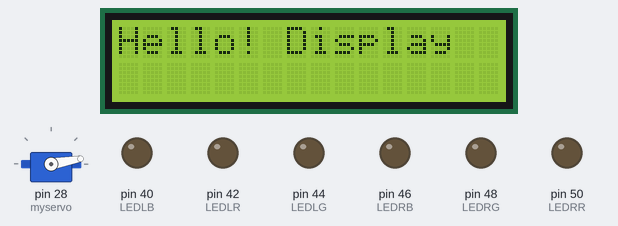
This sketch was run on a simulated Arduino Mega 2560, built with avr-gcc and run on an emulated ATmega2560. On the bench: servo, 16×2 character LCD, output pins drawn as LEDs (lit = HIGH). WiFi joins after 1.5 s; servers stay silent unless stated; uploads are accepted with an empty reply; what the sketch prints to the serial monitor is not drawn. At 5.4 s the program stops and its outputs stay as they are.

Above: at 0.1 s.
At 0.9 s:
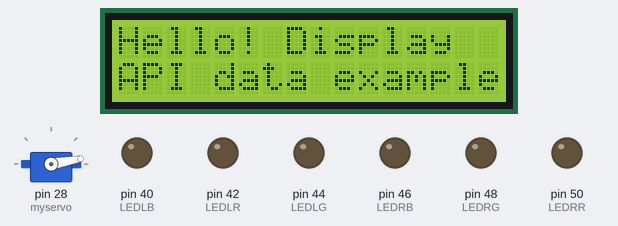
At 3.8 s:
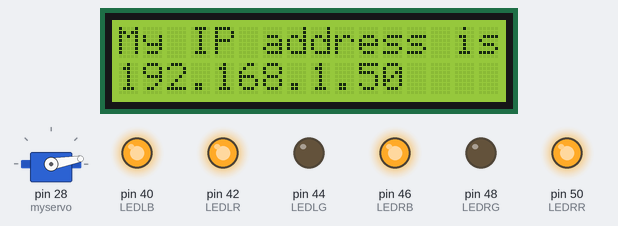
At 5.4 s:
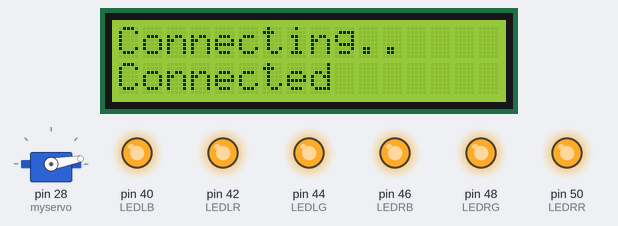

Measured:
- what the display in image 1 shows lasts 2.9 s, from 0.9 s to 3.8 s
- what the display in image 2 shows lasts 1.4 s, from 3.8 s to 5.2 s

The sketch:

feed_alert.ino
```cpp
//ARDUINO 1.0+ ONLY
//ARDUINO 1.0+ ONLY
#include <Ethernet.h>
#include <SPI.h>
#include <LiquidCrystal.h>
#include <Servo.h>

// initialize the 4 bit LCD library with the numbers of the interface pins
LiquidCrystal lcd( 8, 9, 4, 5, 6, 7 );

////////////////////////////////////////////////////////////////////////
//CONFIGURE
////////////////////////////////////////////////////////////////////////
byte server[] = { 192,168,1,1 }; //ip Address of the server you will connect to
//The location to go to on the server
//make sure to keep HTTP/1.0 at the end, this is telling it what type of file it is
String location = "/arduino/redditapi.php HTTP/1.0";
// if need to change the MAC address (Very Rare)
byte mac[] = { 0xDE, 0xAD, 0xBE, 0xEF, 0xFE, 0xED };
////////////////////////////////////////////////////////////////////////
EthernetClient client;
char inString[128]; // string for incoming serial data
int stringPos = 0; // string index counter
boolean startRead = false; // is reading?
String lastValue = "";

Servo myservo;
int servoPos = 10;    // variable to store the servo position

//Top leds
int LEDLR = 42;
int LEDLG = 44;
int LEDLB = 40;
int LEDRR = 50;
int LEDRG = 48;
int LEDRB = 46;
int LEDLstate = HIGH;
int LEDRstate = HIGH;

//timers
long tnow, tnextServo, tnextScroll, tnextConnect, tnextLED = 0;

int alert = 0;

void setup(){

  pinMode(LEDLR, OUTPUT);
  pinMode(LEDLG, OUTPUT);
  pinMode(LEDLB, OUTPUT);
  pinMode(LEDRR, OUTPUT);
  pinMode(LEDRG, OUTPUT);
  pinMode(LEDRB, OUTPUT);

  myservo.attach(28); //11,10,9,6,5,3
  myservo.write(10);
  //myservo.write(80);

  // set up the LCD's number of rows and columns:
  lcd.begin(16, 2);
  lcd.setCursor(0, 0);
  lcd.print("Hello! Display");
  delay (800);
  lcd.setCursor(0, 1);
  lcd.print("API data example");
  delay (1400);

//  Ethernet.begin(mac);

  //check IP address
  if (Ethernet.begin(mac) == 0) {
    lcd.clear();
    lcd.setCursor(0, 0);
    lcd.print("Failed to get IP");
    lcd.setCursor(0, 1);
    lcd.print("Check cable");
    clearLeds();
    errorLeds();
    delay(1400);
    clearLeds();
  }else{
    lcd.clear();
    lcd.setCursor(0, 0);
    lcd.print("My IP address is");
    lcd.setCursor(0, 1);
    lcd.print(Ethernet.localIP());
    clearLeds();
    successLeds();
    delay(1400);
    clearLeds();

  }

  Serial.begin(9600);
}

void loop(){
  tnow = millis();
  if(tnow>=tnextLED){
    if(alert == 1){
      flashLeds(tnow);
      flagUp();
    }else{
      //clearLeds();
      flagDown();
    }
    tnextLED = tnow + 500;
  }
  /*
  if(tnow>=tnextServo){
    testServo();
    tnextServo = tnow + 50;
  }
  */

  if(tnow>=tnextConnect){
    Serial.println("Connect");

    String pageValue = connectAndRead(); //connect to the server and read the output
    Serial.println(pageValue); //print out the findings.

    //check if result has changed
    if(pageValue != lastValue){
      lastValue = pageValue;
      alert = 1;
    }else{
      //stop lights
      alert = 0;
    }

    if(pageValue == "failedconn"){
      lcd.clear();
      lcd.setCursor(0, 0);
      lcd.print("Could not");
      lcd.setCursor(0, 1);
      lcd.print("Connect");
     //check again sooner
     clearLeds();
     errorLeds();

     tnextConnect = tnow + 5000;
    }else{
      lcd.clear();
      lcd.setCursor(0, 0);
      lcd.print(pageValue);
      clearLeds();
      //dont check again so soon
      tnextConnect = tnow + 15000;
    }
  }
  if(tnow >= tnextScroll){
    lcd.scrollDisplayLeft();
    tnextScroll = tnow + 200;
  }


}


void flashLeds(long tnow){
  if(LEDLstate == HIGH){
    LEDLstate = LOW;
    LEDRstate = HIGH;
  }else{
    LEDLstate = HIGH;
    LEDRstate = LOW;
  }
  digitalWrite(LEDLR, LEDLstate);
  digitalWrite(LEDRB, LEDRstate);
//  tnextLED = tnow + 500;
}
void clearLeds(){
  LEDLstate = HIGH;
  LEDRstate = HIGH;
  digitalWrite(LEDLR, LEDLstate);
  digitalWrite(LEDLG, LEDLstate);
  digitalWrite(LEDLB, LEDRstate);
  digitalWrite(LEDRR, LEDLstate);
  digitalWrite(LEDRG, LEDLstate);
  digitalWrite(LEDRB, LEDRstate);
}
void successLeds(){
    LEDLstate = LOW;
    LEDRstate = LOW;
  digitalWrite(LEDLG, LEDLstate);
  digitalWrite(LEDRG, LEDRstate);
}
void errorLeds(){
    LEDLstate = LOW;
    LEDRstate = LOW;
  digitalWrite(LEDLR, LEDLstate);
  digitalWrite(LEDRR, LEDRstate);
}


void flagUp(){
  myservo.write(110);
}
void flagDown(){
  myservo.write(10);
}

void testServo(){
  if(servoPos < 90){
    servoPos = servoPos + 1;
  } else{
    servoPos = 10;
  }
  Serial.println(servoPos);
  myservo.write(servoPos);
}

String connectAndRead(){
//String connectAndRead(){
  //connect to the server

  Serial.println("connecting...");
  lcd.clear();
  lcd.setCursor(0, 0);
  lcd.print("Connecting..");
  //delay(2000);

  //port 80 is typical of a www page
  if (client.connect(server, 80)) {
    Serial.println("connected");
    lcd.setCursor(0, 1);
    lcd.print("Connected");
    client.print("GET ");
    client.println(location);
    client.println();

    //Connected - Read the page
    //Serial.println(readPage());
    //alert = 1;
    return readPage(); //go and read the output

  }else{
    /*lcd.setCursor(0, 1);
    lcd.print("Failed");*/
    //delay(2500);
    Serial.println("connection failed");
    //return "connection failed";
    //alert = 0;
    //return a custom failed string so we can display a formal one later
    return "failedconn";
  }


}

String readPage(){
  //read the page, and capture & return everything between '<' and '>'

  stringPos = 0;
  memset( &inString, 0, 128 ); //clear inString memory

  while(true){

    if (client.available()) {
      char c = client.read();

      if (c == '<' ) { //'<' is our begining character
        startRead = true; //Ready to start reading the part
      }else if(startRead){

        if(c != '>'){ //'>' is our ending character
          inString[stringPos] = c;
          stringPos ++;
        }else{
          //got what we need here! We can disconnect now
          startRead = false;
          client.stop();
          client.flush();
          Serial.println("disconnecting.");

          return inString;

        }

      }
    }

  }

}
```
